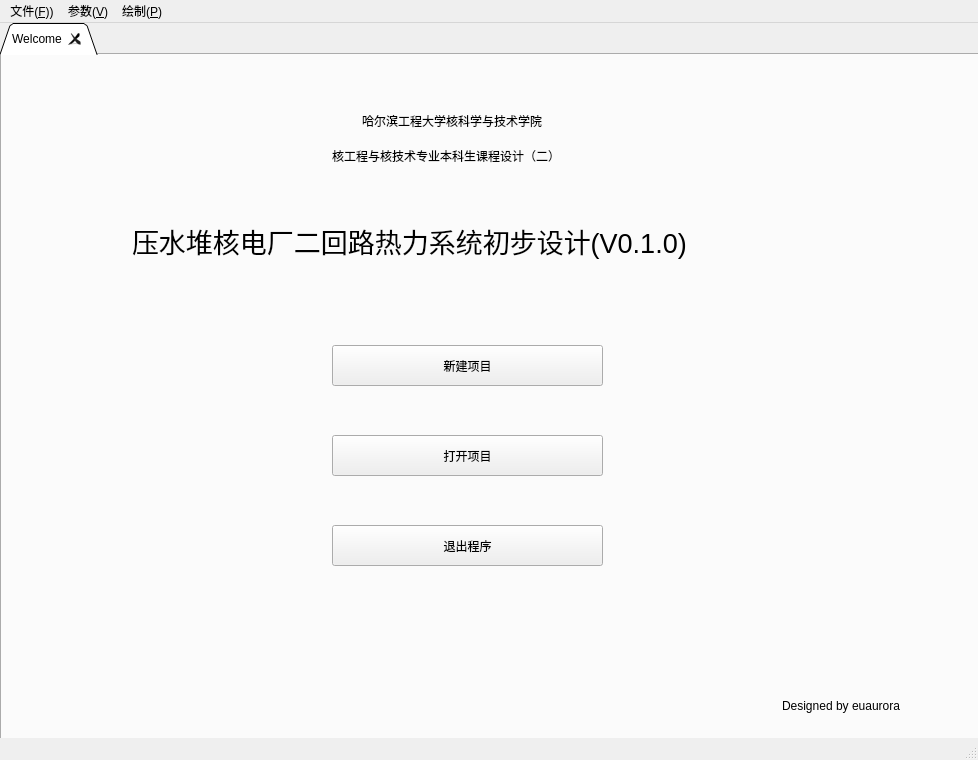
<?xml version="1.0" encoding="UTF-8"?>
<ui version="4.0">
 <class>Main</class>
 <widget class="QMainWindow" name="Main">
  <property name="geometry">
   <rect>
    <x>0</x>
    <y>0</y>
    <width>978</width>
    <height>760</height>
   </rect>
  </property>
  <property name="windowTitle">
   <string>主窗口</string>
  </property>
  <widget class="QWidget" name="centralwidget">
   <widget class="QTabWidget" name="tabWidget_2">
    <property name="enabled">
     <bool>true</bool>
    </property>
    <property name="geometry">
     <rect>
      <x>0</x>
      <y>0</y>
      <width>981</width>
      <height>731</height>
     </rect>
    </property>
    <property name="autoFillBackground">
     <bool>true</bool>
    </property>
    <property name="tabShape">
     <enum>QTabWidget::Triangular</enum>
    </property>
    <property name="currentIndex">
     <number>0</number>
    </property>
    <property name="usesScrollButtons">
     <bool>true</bool>
    </property>
    <property name="documentMode">
     <bool>false</bool>
    </property>
    <property name="tabsClosable">
     <bool>true</bool>
    </property>
    <property name="movable">
     <bool>false</bool>
    </property>
    <property name="tabBarAutoHide">
     <bool>false</bool>
    </property>
    <widget class="QWidget" name="tab_4">
     <attribute name="title">
      <string>Welcome</string>
     </attribute>
     <widget class="QLabel" name="label_3">
      <property name="geometry">
       <rect>
        <x>130</x>
        <y>150</y>
        <width>701</width>
        <height>71</height>
       </rect>
      </property>
      <property name="font">
       <font>
        <pointsize>20</pointsize>
       </font>
      </property>
      <property name="text">
       <string>压水堆核电厂二回路热力系统初步设计(V0.1.0)</string>
      </property>
     </widget>
     <widget class="QLabel" name="label_4">
      <property name="geometry">
       <rect>
        <x>780</x>
        <y>620</y>
        <width>171</width>
        <height>61</height>
       </rect>
      </property>
      <property name="text">
       <string>Designed by euaurora</string>
      </property>
     </widget>
     <widget class="QPushButton" name="pushButton_newPro">
      <property name="geometry">
       <rect>
        <x>330</x>
        <y>290</y>
        <width>271</width>
        <height>41</height>
       </rect>
      </property>
      <property name="text">
       <string>新建项目</string>
      </property>
     </widget>
     <widget class="QLabel" name="label">
      <property name="geometry">
       <rect>
        <x>360</x>
        <y>20</y>
        <width>231</width>
        <height>91</height>
       </rect>
      </property>
      <property name="text">
       <string>哈尔滨工程大学核科学与技术学院</string>
      </property>
     </widget>
     <widget class="QPushButton" name="pushButton_exit">
      <property name="geometry">
       <rect>
        <x>330</x>
        <y>470</y>
        <width>271</width>
        <height>41</height>
       </rect>
      </property>
      <property name="text">
       <string>退出程序</string>
      </property>
     </widget>
     <widget class="QLabel" name="label_2">
      <property name="geometry">
       <rect>
        <x>330</x>
        <y>80</y>
        <width>301</width>
        <height>41</height>
       </rect>
      </property>
      <property name="text">
       <string>核工程与核技术专业本科生课程设计（二）</string>
      </property>
     </widget>
     <widget class="QPushButton" name="pushButton_openPro">
      <property name="geometry">
       <rect>
        <x>330</x>
        <y>380</y>
        <width>271</width>
        <height>41</height>
       </rect>
      </property>
      <property name="text">
       <string>打开项目</string>
      </property>
     </widget>
    </widget>
   </widget>
  </widget>
  <widget class="QStatusBar" name="statusbar"/>
  <widget class="QMenuBar" name="menuBar">
   <property name="geometry">
    <rect>
     <x>0</x>
     <y>0</y>
     <width>978</width>
     <height>26</height>
    </rect>
   </property>
   <widget class="QMenu" name="menu_file">
    <property name="title">
     <string>文件(&amp;F))</string>
    </property>
    <widget class="QMenu" name="menu_save">
     <property name="title">
      <string>另存为</string>
     </property>
     <addaction name="action_saveFulu"/>
     <addaction name="action_saveCode"/>
     <addaction name="action_savePlot"/>
    </widget>
    <addaction name="action_new"/>
    <addaction name="action_open"/>
    <addaction name="action_openFile"/>
    <addaction name="menu_save"/>
    <addaction name="action_exit"/>
   </widget>
   <widget class="QMenu" name="menu_plot">
    <property name="title">
     <string>绘制(&amp;P)</string>
    </property>
    <addaction name="action_structure"/>
    <addaction name="action_plot"/>
   </widget>
   <widget class="QMenu" name="menu_par">
    <property name="title">
     <string>参数(&amp;V)</string>
    </property>
    <addaction name="action_initial"/>
    <addaction name="action_showfulu"/>
   </widget>
   <addaction name="menu_file"/>
   <addaction name="menu_par"/>
   <addaction name="menu_plot"/>
  </widget>
  <action name="action_new">
   <property name="text">
    <string>新建项目</string>
   </property>
   <property name="shortcut">
    <string>Alt+N</string>
   </property>
  </action>
  <action name="action_open">
   <property name="text">
    <string>打开项目</string>
   </property>
   <property name="shortcut">
    <string>Alt+O</string>
   </property>
  </action>
  <action name="action_exit">
   <property name="text">
    <string>退出程序</string>
   </property>
   <property name="shortcut">
    <string>Alt+E</string>
   </property>
  </action>
  <action name="action_structure">
   <property name="text">
    <string>原理流程图</string>
   </property>
   <property name="shortcut">
    <string>Alt+P</string>
   </property>
  </action>
  <action name="action_initial">
   <property name="text">
    <string>输入原始参数</string>
   </property>
   <property name="shortcut">
    <string>Alt+V</string>
   </property>
  </action>
  <action name="action_saveFulu">
   <property name="text">
    <string>附录数据</string>
   </property>
  </action>
  <action name="action_saveCode">
   <property name="text">
    <string>Python代码</string>
   </property>
  </action>
  <action name="action_savePlot">
   <property name="text">
    <string>热线图</string>
   </property>
  </action>
  <action name="action_plot">
   <property name="text">
    <string>查看热线图</string>
   </property>
  </action>
  <action name="action_showfulu">
   <property name="text">
    <string>查看附录数据</string>
   </property>
  </action>
  <action name="action_openFile">
   <property name="text">
    <string>打开文件</string>
   </property>
  </action>
 </widget>
 <resources/>
 <connections/>
</ui>
